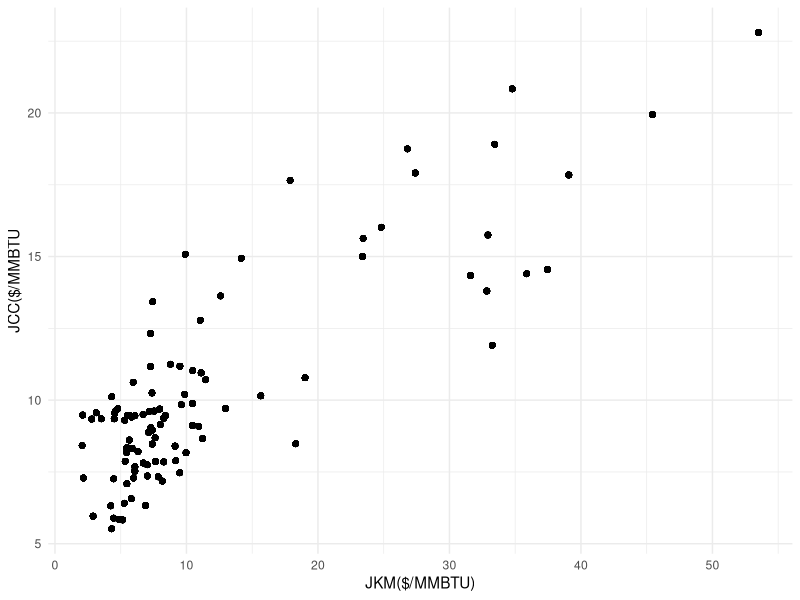
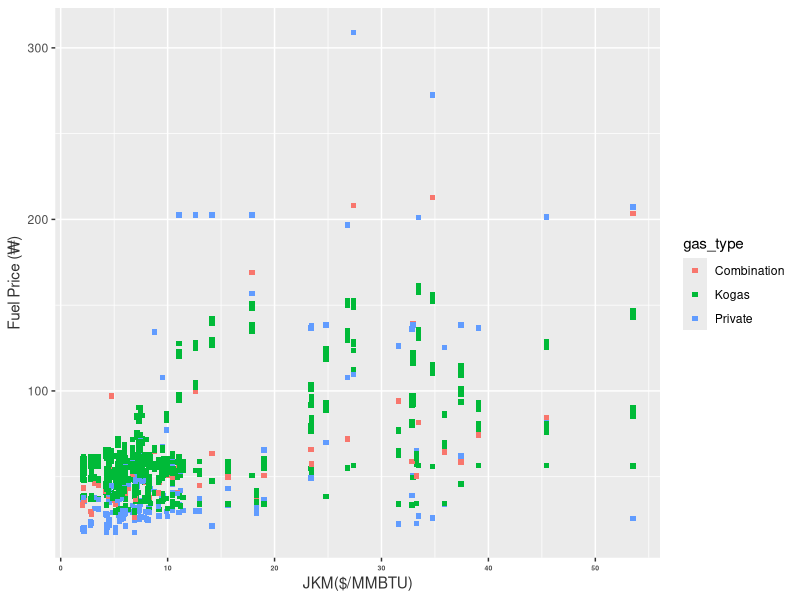
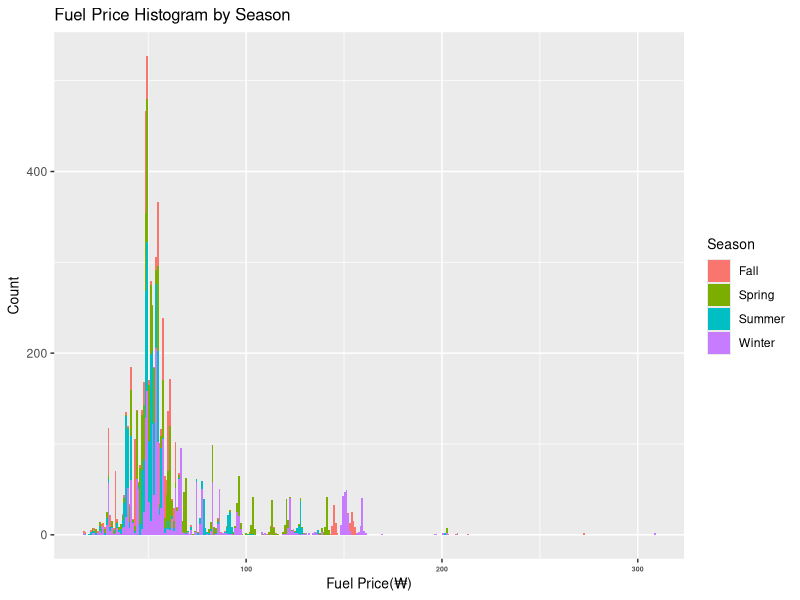
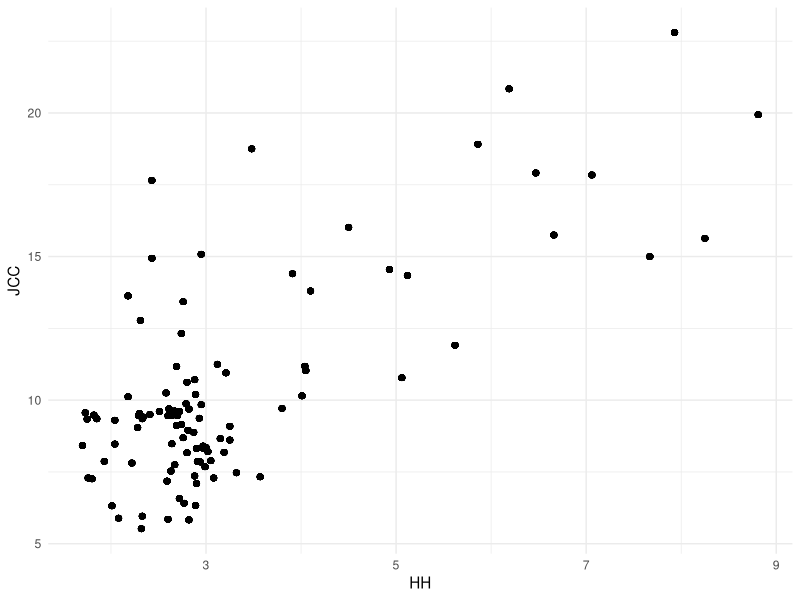
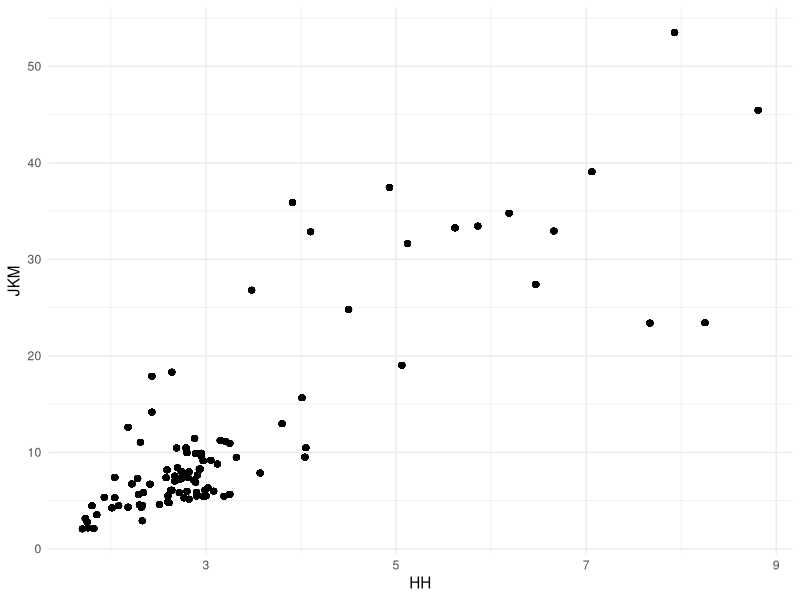
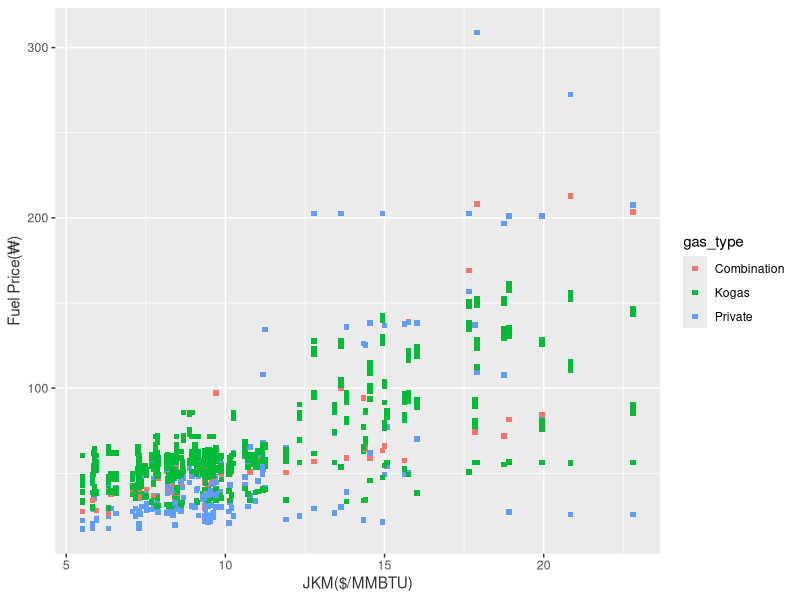
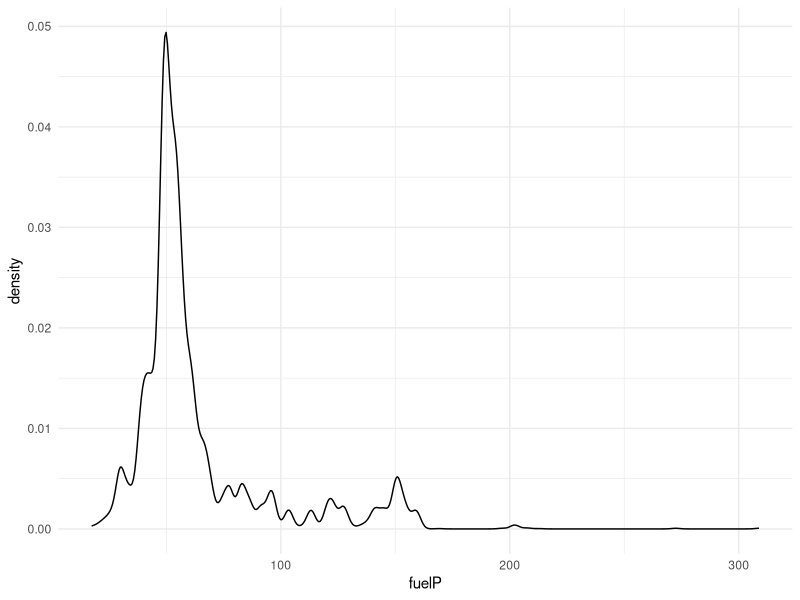
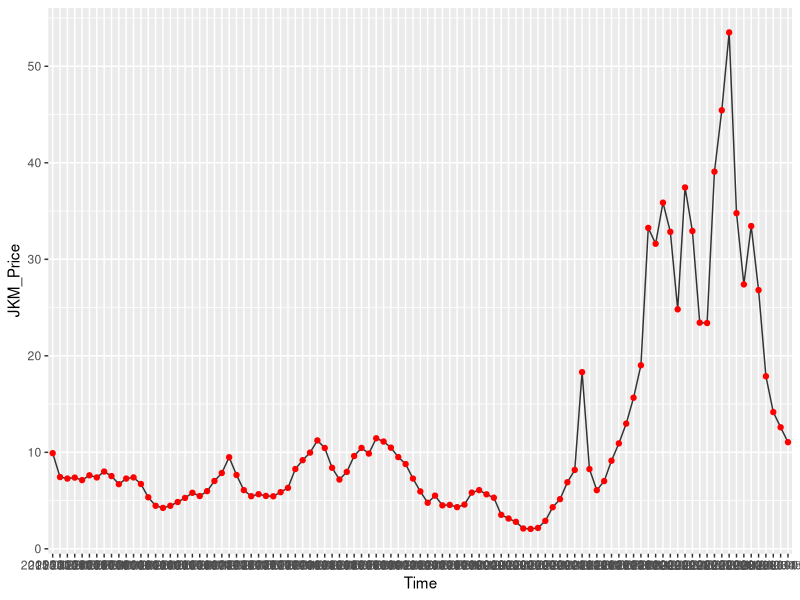

The R script that drew these images, in order:
install.packages("data.table")
installed.packages()
library("data.table")
packageVersion("data.table")

library(tidyverse)
library(ggthemes)
library(hexbin)
library(datasets)
library(ggplot2)
library(gridExtra)
library(zoo)

setwd("C:/Users/ryujy/OneDrive/munseo")
PS6_CSV <- read.csv("PS6_datafile_csv.csv")

view(PS6_CSV)
str(PS6_CSV)
summary(PS6_CSV)



##Figure 1
ggplot(PS6_CSV, aes(x=JKM, y=JCC)) + geom_point() + geom_jitter() + theme_minimal() +
  labs(x="JKM($/MMBTU)", y="JCC($/MMBTU")
ggsave("Figure1.png")


##Figure 2
common_theme <- function() {
  ptcolor <- 'grey20' 
  theme(
    plot.title=element_text(size=14, lineheight=0.8, color=ptcolor, hjust=0.5),
    axis.title.x=element_text(color=ptcolor),
    axis.title.y=element_text(color=ptcolor))
}


ggplot(data=PS6_CSV, aes(x=JKM, y=fuelP)) +
  geom_point(aes(colour=gas_type), shape=15, size=1.5) +
  labs(x="JKM($/MMBTU)", y="Fuel Price (₩)") +
  common_theme() +
  theme(plot.title=element_text(color="#2255DD")) +
theme(axis.text.x = element_text(size=5,face='bold'))
ggsave("Figure2.png")


##Figure 3
ggplot(PS6_CSV, aes(x=fuelP, fill=Season)) + 
  geom_histogram(binwidth = 0.9) +
  ggtitle("Fuel Price Histogram by Season") +
  labs(x="Fuel Price(₩)", y="Count") +
  theme(axis.title = element_text(size=10),
        title = element_text(size=10)) + 
  theme(axis.text.x = element_text(size=5,face='bold'))


ggsave("Figure3.png")






##Other Visualization


ggplot(PS6_CSV, aes(x=HH, y=JCC)) + geom_point() + geom_jitter() + theme_minimal()
ggplot(PS6_CSV, aes(x=HH, y=JKM)) + geom_point() + geom_jitter() + theme_minimal()


ggplot(data=PS6_CSV, aes(x=JCC, y=fuelP)) +
  geom_point(aes(colour=gas_type), shape=15, size=1.5) +
  labs(x="JKM($/MMBTU)", y="Fuel Price(₩)") +
  common_theme() +
  theme(plot.title=element_text(color="#2255DD"))



ggplot(data = PS6_CSV, aes(x = fuelP)) + geom_density() + theme_minimal() 



agg <- aggregate(JKM ~ time, data=PS6_CSV, mean)
colnames(agg) <- c("Time", "JKM_Price")
ggplot(data = agg, aes(x=Time, y=JKM_Price, group=1)) +
  geom_line(linetype=1, color="grey20") +   geom_point(color="red")

agg2 <- aggregate(JCC ~ time, data=PS6_CSV, mean)
colnames(agg2) <- c("Time", "JCC_Price")
ggplot(data = agg2, aes(x=Time, y=JCC_Price, group=1)) +
  geom_line(linetype=1, color="grey20") +   geom_point(color="red")




ggplot(data = PS6_CSV, aes(y = fuelP, x=as.factor(Season))) + geom_boxplot() + theme_minimal() + theme(axis.text.x = element_text(angle = 45, hjust = 1)) + labs(y = "Fuel Price", x = "Season")


ggplot(data=PS6_CSV) +
  geom_boxplot(mapping=aes(x=Genconame, y=fuelP))


ggplot(PS6_CSV, aes(x=Genconame, y=fuelP)) + 
  geom_boxplot(width=0.5) +
  coord_flip() +
  stat_summary(fun_y="mean", geom="point", shape=23, size=3, fill="white") + 
  labs(y = "Fuel Price", x = "Company Name")

ggplot(PS6_CSV, aes(x=Season, y=fuelP)) + 
  geom_violin() +
  stat_summary(fun.y="mean", geom="point", shape=23, size=3, fill="white")





